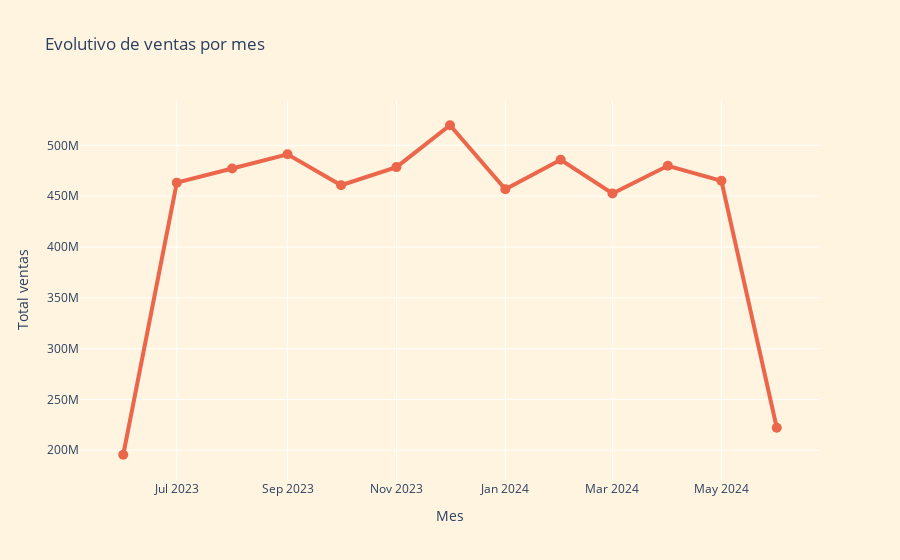

Notebook code cell kept with this figure:
### Code cell
# Crear una nueva columna que capture el mes y año
data['Mes'] = data['fecha_creacion'].dt.to_period('M')
evolutivo_ventas = data.groupby('Mes')['Venta'].sum().reset_index()
evolutivo_ventas['Mes'] = evolutivo_ventas['Mes'].astype(str)

fig = px.line(evolutivo_ventas, x='Mes', y='Venta', title='Evolutivo de ventas por mes', 
              labels={'Venta': 'Total ventas', 'Mes': 'Mes'}, markers=True)

fig.update_traces(line=dict(color='#EB664A', width=4), marker=dict(color='#EB664A', size=10)) 
fig.update_layout(plot_bgcolor='#FFF4E0', 
                  paper_bgcolor='#FFF4E0')
fig.show()

### Figure 1 — Plotly figure (JSON) as saved in the notebook; plotly's stock layout.template omitted (floating-point values rounded to 4 significant figures)
{"data": [{"hovertemplate": "Mes=%{x}<br>Total ventas=%{y}<extra></extra>", "legendgroup": "", "line": {"color": "#EB664A", "dash": "solid", "width": 4}, "marker": {"color": "#EB664A", "size": 10, "symbol": "circle"}, "mode": "lines+markers", "name": "", "orientation": "v", "showlegend": false, "type": "scatter", "x": ["2023-06", "2023-07", "2023-08", "2023-09", "2023-10", "2023-11", "2023-12", "2024-01", "2024-02", "2024-03", "2024-04", "2024-05", "2024-06"], "xaxis": "x", "y": [195613839, 463266601, 477194424, 491138001, 460762406, 478560175, 519738640, 456823174, 485840094, 452670957, 479827437, 465120005, 222119392], "yaxis": "y"}], "layout": {"legend": {"tracegroupgap": 0}, "paper_bgcolor": "#FFF4E0", "plot_bgcolor": "#FFF4E0", "title": {"text": "Evolutivo de ventas por mes"}, "xaxis": {"anchor": "y", "domain": [0, 1], "title": {"text": "Mes"}}, "yaxis": {"anchor": "x", "domain": [0, 1], "title": {"text": "Total ventas"}}}}
